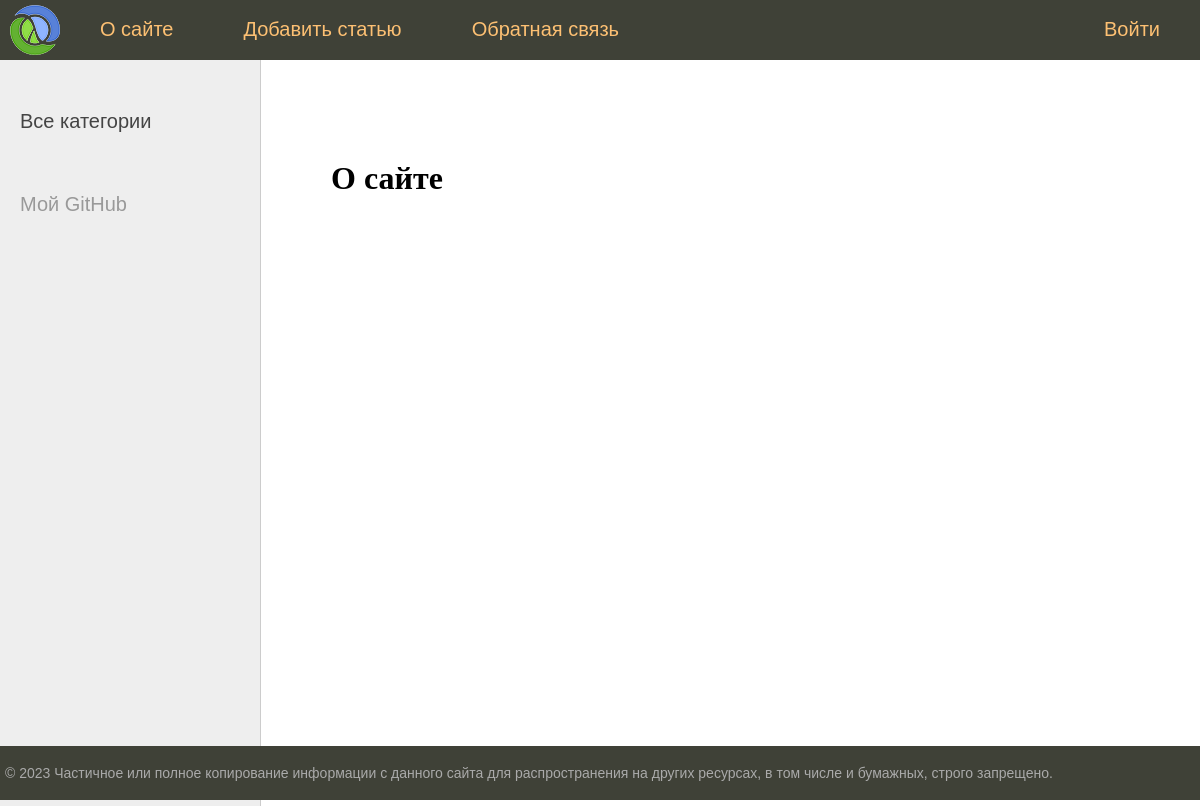
Page /about/ on the earlier database version.
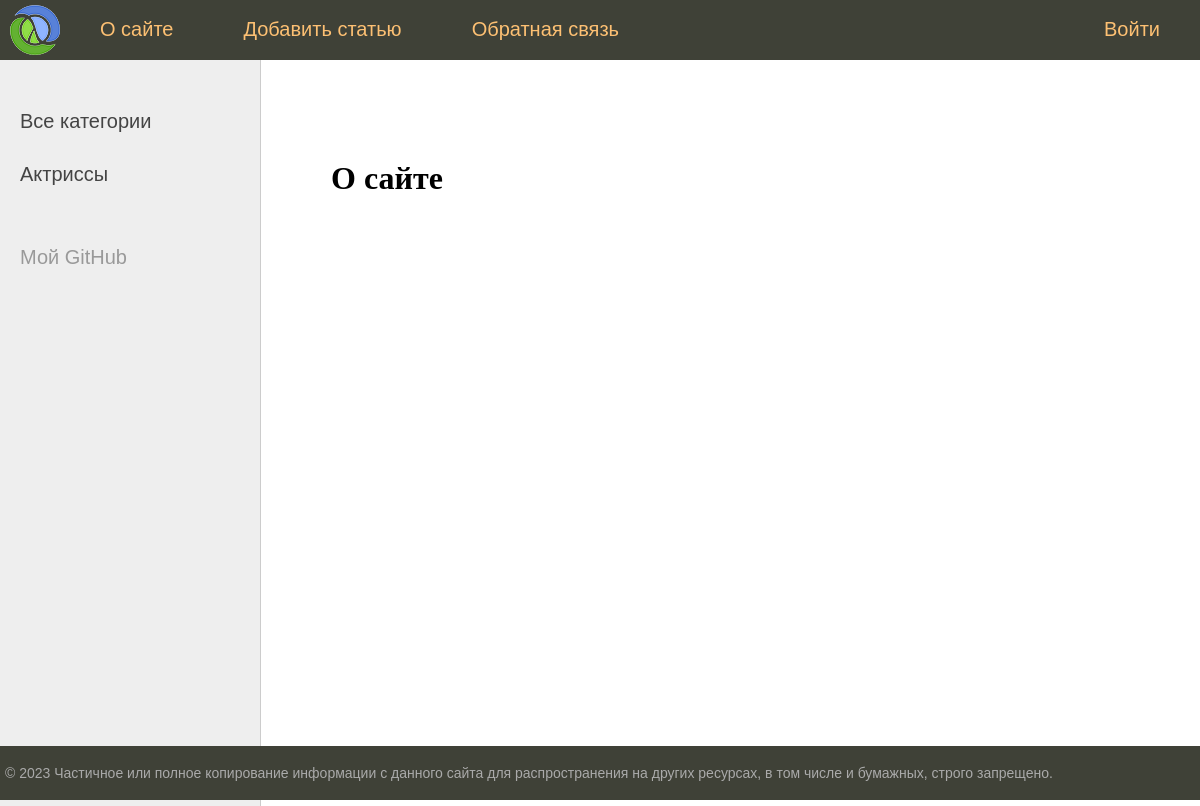
Same page on the later database version.
### newsline/models.py (models this page shows, shortened)
class Category(models.Model):
    name = models.CharField(max_length=100, db_index=True)
    slug = models.SlugField(max_length=255, unique=True, db_index=True)
    def get_absolute_url(self):
        return reverse('category', kwargs={'cat_slug': self.slug})

### newsline/views.py (the view)
# urls.py: path('about/', views.about, name='about'),
def about(request):
    return render(request, 'newsline/about.html', {"title": 'О сайте', 'menu': menu})

### newsline/templatetags/newsline_tags.py (called while the page is built)
@register.inclusion_tag('newsline/list_categories.html')
def show_categories(cat_selected=0):
    cats = Category.objects.all()
    return {'cats': cats, 'cat_selected': cat_selected}

@register.inclusion_tag('newsline/list_tags.html')
def show_all_tags():
    return {'tags': TagPost.objects.all()}

### newsline/templates/newsline/about.html
{% extends 'base.html' %}
{% block content %}
<h1>{{ title }}</h1>
{% endblock %}

### newsline/templates/newsline/list_categories.html
{% for cat in cats %}
{% if cat.id == cat_selected %}
<li class="selected">{{cat.name}}</li>
{% else %}
<li><a href="{{ cat.get_absolute_url }}">{{cat.name}}</a></li>
{% endif %}
{% endfor %}

Differences in the rows shown:
added Category: name "Актриссы"
